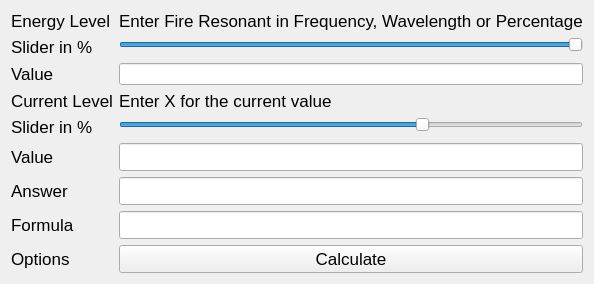
      <widget class="QWidget" name="tabEnergy">
       <attribute name="title">
        <string>Energy</string>
       </attribute>
       <layout class="QVBoxLayout" name="verticalLayout_5">
        <item>
         <layout class="QFormLayout" name="formLayout_2">
          <item row="0" column="0">
           <widget class="QLabel" name="labelEnergyEnergyLevel">
            <property name="font">
             <font>
              <pointsize>13</pointsize>
             </font>
            </property>
            <property name="text">
             <string>Energy Level</string>
            </property>
           </widget>
          </item>
          <item row="0" column="1">
           <widget class="QLabel" name="labelEnergyEnergyTitle">
            <property name="font">
             <font>
              <pointsize>13</pointsize>
             </font>
            </property>
            <property name="text">
             <string>Enter Fire Resonant in Frequency, Wavelength or Percentage</string>
            </property>
           </widget>
          </item>
          <item row="1" column="0">
           <widget class="QLabel" name="labelEnergyFireSlider">
            <property name="font">
             <font>
              <pointsize>13</pointsize>
             </font>
            </property>
            <property name="text">
             <string>Slider in %</string>
            </property>
           </widget>
          </item>
          <item row="1" column="1">
           <widget class="QSlider" name="horizontalSliderEnergyEnergy">
            <property name="minimum">
             <number>0</number>
            </property>
            <property name="maximum">
             <number>100</number>
            </property>
            <property name="value">
             <number>100</number>
            </property>
            <property name="orientation">
             <enum>Qt::Horizontal</enum>
            </property>
           </widget>
          </item>
          <item row="2" column="0">
           <widget class="QLabel" name="labelEnergyFireText">
            <property name="font">
             <font>
              <pointsize>13</pointsize>
             </font>
            </property>
            <property name="text">
             <string>Value</string>
            </property>
           </widget>
          </item>
          <item row="2" column="1">
           <widget class="QLineEdit" name="lineEditEnergyEnergy"/>
          </item>
          <item row="3" column="0">
           <widget class="QLabel" name="labelEnergyLevelCurrent">
            <property name="font">
             <font>
              <pointsize>13</pointsize>
             </font>
            </property>
            <property name="text">
             <string>Current Level</string>
            </property>
           </widget>
          </item>
          <item row="3" column="1">
           <widget class="QLabel" name="labelEnergyTitle">
            <property name="font">
             <font>
              <pointsize>13</pointsize>
             </font>
            </property>
            <property name="text">
             <string>Enter X for the current value</string>
            </property>
           </widget>
          </item>
          <item row="4" column="0">
           <widget class="QLabel" name="labelEnergySlider">
            <property name="font">
             <font>
              <pointsize>13</pointsize>
             </font>
            </property>
            <property name="text">
             <string>Slider in %</string>
            </property>
           </widget>
          </item>
          <item row="4" column="1">
           <widget class="QSlider" name="horizontalSliderEnergyCurrent">
            <property name="maximum">
             <number>100</number>
            </property>
            <property name="value">
             <number>66</number>
            </property>
            <property name="orientation">
             <enum>Qt::Horizontal</enum>
            </property>
           </widget>
          </item>
          <item row="5" column="0">
           <widget class="QLabel" name="labelEnergyCurrentValue">
            <property name="font">
             <font>
              <pointsize>13</pointsize>
             </font>
            </property>
            <property name="text">
             <string>Value</string>
            </property>
           </widget>
          </item>
          <item row="5" column="1">
           <widget class="QLineEdit" name="lineEditEnergyCurrent">
            <property name="font">
             <font>
              <pointsize>13</pointsize>
             </font>
            </property>
           </widget>
          </item>
          <item row="6" column="0">
           <widget class="QLabel" name="labelEnergyAnswer">
            <property name="font">
             <font>
              <pointsize>13</pointsize>
             </font>
            </property>
            <property name="text">
             <string>Answer</string>
            </property>
           </widget>
          </item>
          <item row="6" column="1">
           <widget class="QLineEdit" name="lineEditEnergyAnswer">
            <property name="font">
             <font>
              <pointsize>13</pointsize>
             </font>
            </property>
           </widget>
          </item>
          <item row="8" column="0">
           <widget class="QLabel" name="labelEnergyOptions">
            <property name="font">
             <font>
              <pointsize>13</pointsize>
             </font>
            </property>
            <property name="text">
             <string>Options</string>
            </property>
           </widget>
          </item>
          <item row="8" column="1">
           <widget class="QPushButton" name="pushButtonEnergyCalc">
            <property name="font">
             <font>
              <pointsize>13</pointsize>
             </font>
            </property>
            <property name="text">
             <string>Calculate</string>
            </property>
           </widget>
          </item>
          <item row="7" column="0">
           <widget class="QLabel" name="labelEnergyFormula">
            <property name="font">
             <font>
              <pointsize>13</pointsize>
             </font>
            </property>
            <property name="text">
             <string>Formula</string>
            </property>
           </widget>
          </item>
          <item row="7" column="1">
           <widget class="QLineEdit" name="lineEditEnergyFormula">
            <property name="font">
             <font>
              <pointsize>13</pointsize>
             </font>
            </property>
           </widget>
          </item>
         </layout>
        </item>
       </layout>
      </widget>
